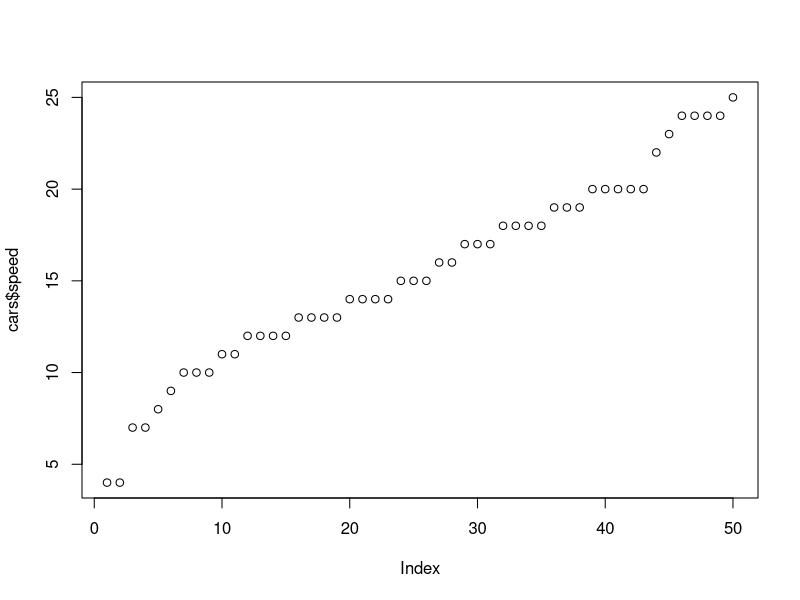

Write R code to recreate this figure.
## ---- chunk 1
plot(cars$speed)
